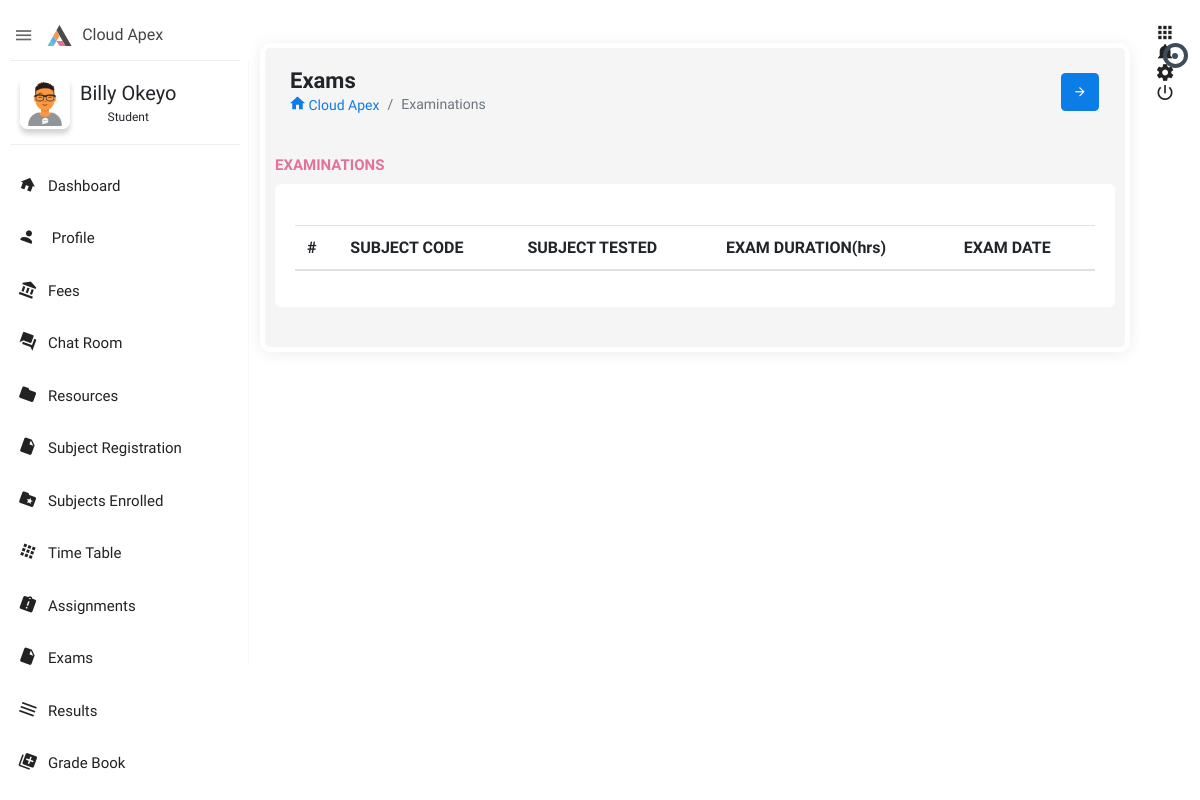
Before: /student/exams/ (signed in) with the older database file.
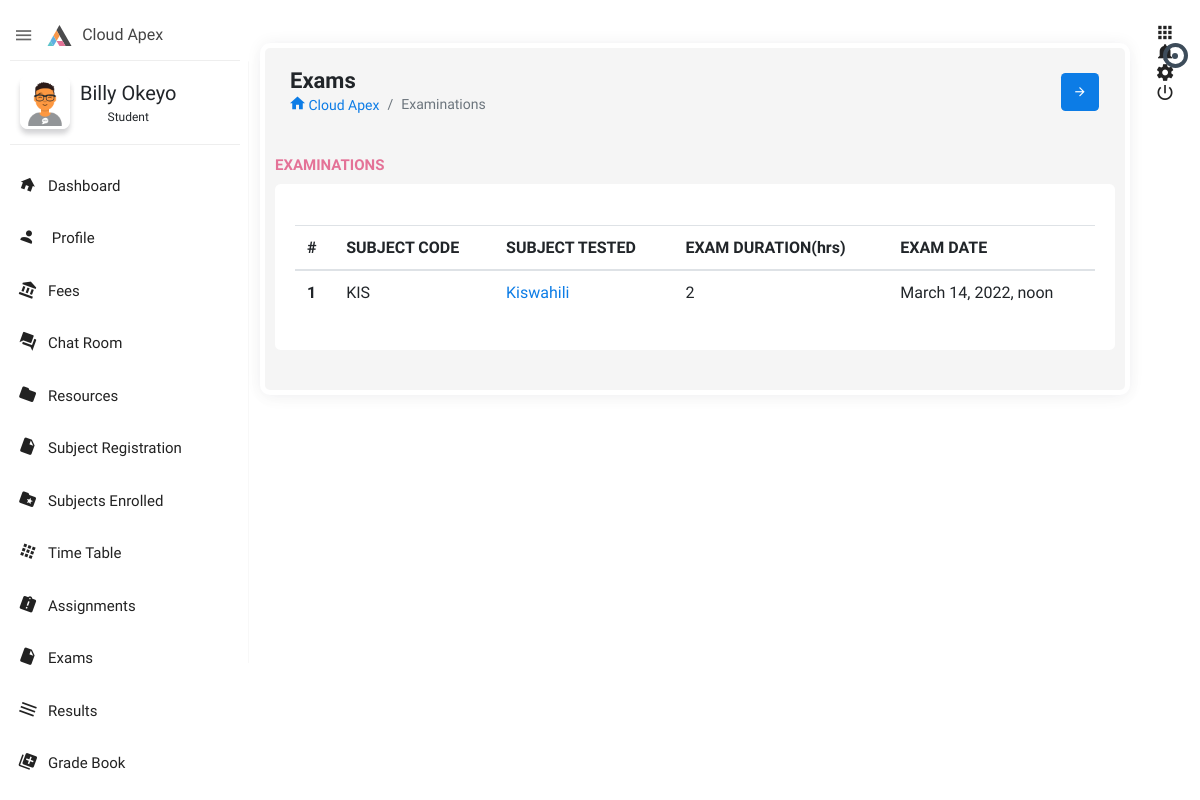
After: the same page with the newer database file.
### curriculum/models.py (models this page shows, shortened)
class Exam(models.Model):
   subject = models.ForeignKey(Subject,on_delete=models.CASCADE)
   exam_date = models.DateTimeField()
   duration = models.IntegerField(default=0)
   date_created = models.DateTimeField(auto_now_add=True)
   teacher = models.ForeignKey(Teacher,on_delete=models.CASCADE)
   no_of_questions = models.IntegerField(default=0)
   total_marks = models.IntegerField(default=0)
   status = models.BooleanField(default=True)
   teacher = models.ForeignKey(Teacher,on_delete=models.CASCADE)

class Subject(models.Model):
   name = models.CharField(max_length=100)
   c_class = models.ForeignKey(Class,on_delete=models.CASCADE)
   code = models.CharField(max_length=10,unique=True)
   def __str__(self):
      return self.name

### student/views.py (the view)
# urls.py: path('exams/',views.StudentExams.as_view(),name='student_exams'),
class StudentExams(View):
   template_name = 'student/exams.html'
   @method_decorator(login_required, 'signin')
   def get(self, request):
      user_id = request.user.id
      student_id = getLogedInStudentId(user_id)
      student = Student.objects.get(id=student_id)
      exams = Exam.objects.filter(subject__in = student.subject.all())
      context = {
         'student': student,
         'school_name': constants.SCHOOL_NAME,
         'exams': exams,
      }
      return render(request, self.template_name, context)

### student/views.py (called while the page is built)
def getLogedInStudentId(user_id):
    s = Student.objects.get(user_id=user_id)
    return s.id

### templates/student/exams.html (shortened to what this page needs)
﻿{% extends 'includes/student_base.html' %} {% load static %}  {% block content %}
<section class="content">
    <div class="body_scroll">
        <div class="block-header">
            <div class="row">
                <div class="col-lg-7 col-md-6 col-sm-12">
                    <h2>Exams</h2>
                    <ul class="breadcrumb">
                        <li class="breadcrumb-item"><a href="index.html"><i class="zmdi zmdi-home"></i> {{school_name}}</a></li>
                        <li class="breadcrumb-item active">Examinations</li>
                    </ul>
                </div>
                <div class="col-lg-5 col-md-6 col-sm-12">
                    <button class="btn btn-primary btn-icon float-right right_icon_toggle_btn" type="button"><i class="zmdi zmdi-arrow-right"></i></button>
                </div>
            </div>
        </div>
        <div class="row clearfix">
            <div class="col-lg-12 col-md-12 col-sm-12">
                <div class="card">
                    <div class="header">
                        <h2><strong>Examinations</strong></h2>
                    </div>
                    <div class="body">
                        <br>
                        <div class="table-responsive">
                            <table class="table table-hover">
                                <thead>
                                    <tr>
                                        <th>#</th>
                                        <th>SUBJECT CODE</th>
                                        <th>SUBJECT TESTED</th>
                                        <th>EXAM DURATION(hrs)</th>
                                        <th>EXAM DATE</th>
                                    </tr>
                                </thead>
                                <tbody>
                                    {% for exam in exams %}
                                    <tr>
                                        <th scope="row">1</th>
                                        <td>{{ exam.subject.code }}</td>
                                        <td> <a href="{% url 'student_exam_detail' exam.id %}">{{ exam.subject}}</a> </td>
                                        <td>{{ exam.duration }}</td>
                                        <td>{{ exam.exam_date }}</td>
                                    </tr>
                                    {% endfor %}
                                </tbody>
                            </table>
                        </div>
                    </div>
                </div>
            </div>
        </div>
    </div>
</section>
{% endblock %}

Changed rows visible on the page:
added Exam: subject.code "KIS", subject "Kiswahili", duration "2", exam_date "March 14, 2022, noon"
